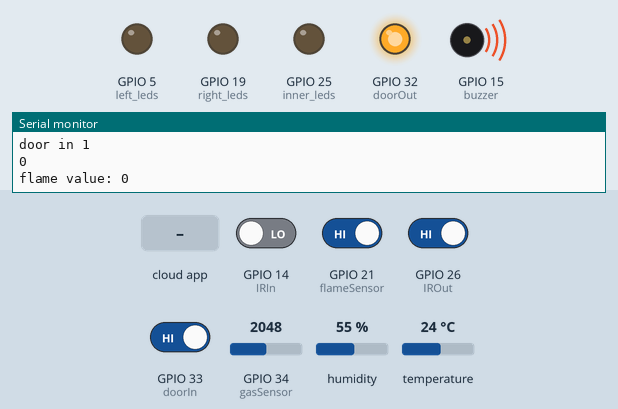
Simulated run of this sketch. Board: ESP32. On the bench: output pins drawn as LEDs (lit = HIGH), buzzer (waves = sounding, pin HIGH), the last lines printed to the serial monitor. Inputs (shaded band) come from the test bench; at power-on: GPIO 21 (flameSensor), GPIO 26 (IROut), GPIO 33 (doorIn) HIGH, GPIO 14 (IRIn) LOW, GPIO 34 (gasSensor) = 2048, humidity 55 %, temperature 24 °C. WiFi joins after 1.5 s; servers stay silent unless stated; the Firebase database answers and starts empty.

Above: at 2.7 s.
2.8 s: the phone or cloud app sets light to 1
At 3.6 s:
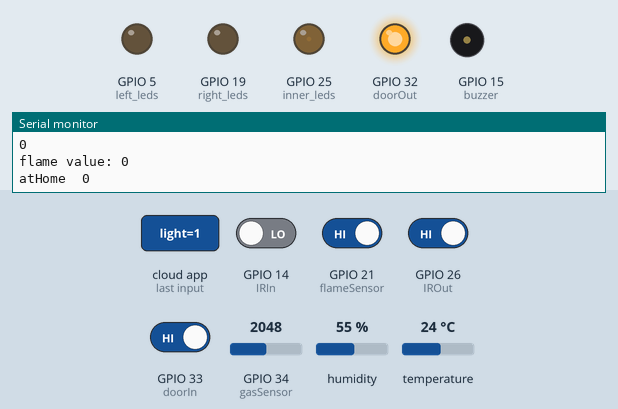
5.1 s: the phone or cloud app sets light to 0
At 6.3 s:
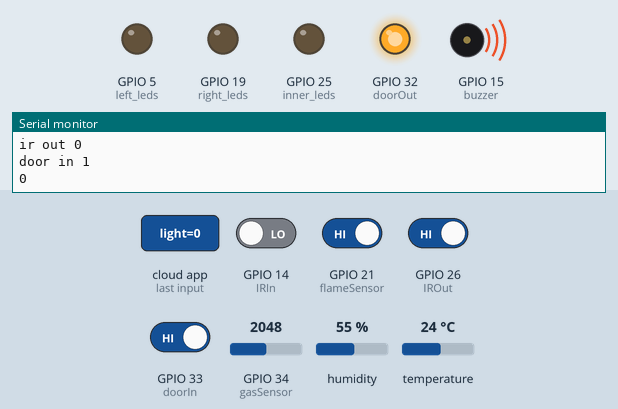
6.6 s: the phone or cloud app sets alarmr to 0
At 7.68 s:
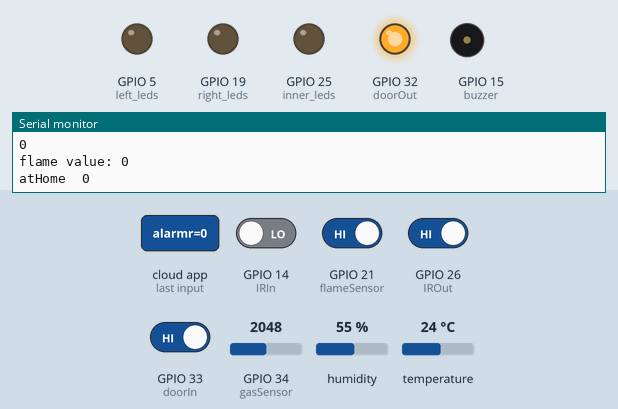
Timing chart, 0 to 9.6 s (numbered marks = the images above; inputs shaded):
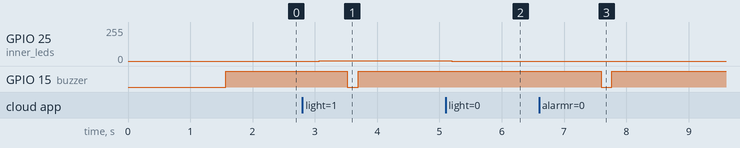

Measured:
- after the input at 2.8 s, GPIO 25 (inner_leds): 0/255 → 1/255 after 0.27 s
- after the input at 5.1 s, GPIO 25 (inner_leds): 1/255 → 0/255 after 0.09 s
- after the input at 6.6 s, GPIO 15 (buzzer): HIGH → LOW after 1.0 s, → HIGH 0.17 s later

The sketch:

signIn.ino
```cpp
#include <Arduino.h>
#include <WiFi.h>
#include <Firebase_ESP_Client.h>
#include "DHT.h"

#define DHTPIN 18     // what pin we're connected to
#define DHTTYPE DHT11   // DHT 11
DHT dht(DHTPIN, DHTTYPE);

#include "addons/TokenHelper.h"
#include "addons/RTDBHelper.h"

#define WIFI_SSID "AAA"
#define WIFI_PASSWORD "deleted_for_privacy"
#define API_KEY "deleted_for_privacy"
#define DATABASE_URL "deleted_for_privacy"
#define USER_EMAIL "sagendywbeso@gmail.com"
#define USER_PASSWORD "12345678180129122"

#define gasSensor 34
#define flameSensor 21
#define IRIn 14 //35
#define IROut 26
#define doorIn 33
#define doorOut 32
#define buzzer 15
#define inner_leds 25
#define right_leds 19
#define left_leds 5

// Define Firebase objects
FirebaseData fbdo;
FirebaseAuth auth;
FirebaseConfig config;
String uid;

unsigned long sendDataPrevMillis = 0;

int people = 0;
bool irO = false;
bool irI = false;
bool alarms = false;
int atHome = 0;

void setup(){
  Serial.begin(9600);

  // initial pins
  //pinMode(gasSensor, INPUT);
  pinMode(flameSensor, INPUT);
  pinMode(IRIn, INPUT);
  pinMode(IROut, INPUT);
  pinMode(inner_leds, OUTPUT);
  pinMode(right_leds, OUTPUT);
  pinMode(left_leds, OUTPUT);
  pinMode(buzzer, OUTPUT);
  pinMode(doorOut, OUTPUT);
  pinMode(doorIn, INPUT);
  digitalWrite(doorOut,HIGH);
  dht.begin();

  // using WIFI and Firebase
  WiFi.begin(WIFI_SSID, WIFI_PASSWORD);
  Serial.print("Connecting to WiFi ..");
  while (WiFi.status() != WL_CONNECTED) {
    Serial.print('.');
    delay(500);
  }
  Serial.println();
  Serial.print("Connected with IP: ");
  Serial.println(WiFi.localIP());
  Serial.println();

  config.api_key = API_KEY;
  config.database_url = DATABASE_URL;
  auth.user.email = USER_EMAIL;
  auth.user.password = USER_PASSWORD;

  Firebase.reconnectWiFi(true);
  fbdo.setResponseSize(4096); //4096
  config.token_status_callback = tokenStatusCallback;
  config.max_token_generation_retry = 5; //5

  Firebase.begin(&config, &auth);

  Serial.println("Getting User UID");
  while ((auth.token.uid) == "") {
    Serial.print('.');
    delay(1000);
  }
  uid = auth.token.uid.c_str();
  Serial.print("User UID: ");
  Serial.print(uid);
  Serial.println();
}

void loop(){


  float h = dht.readHumidity();
  // Read temperature as Celsius
  float t = dht.readTemperature();

  // Check if any reads failed and exit early (to try again).
  if (isnan(h) || isnan(t)) {
    Serial.println("Failed to read from DHT sensor!");
  }
  Serial.print("Humidity: ");
  Serial.print(h);
  Serial.print(" %\t");
  Serial.print("Temperature: ");
  Serial.print(t);
  Serial.print(" *C ");

  if (Firebase.ready()){
    Firebase.RTDB.setIntAsync(&fbdo, "gas", gas());
    Firebase.RTDB.setIntAsync(&fbdo, "temp", t);
    Firebase.RTDB.setIntAsync(&fbdo, "humidity", h);
    Firebase.RTDB.setIntAsync(&fbdo, "people", peoples());
    Firebase.RTDB.setBoolAsync(&fbdo, "fire", fire());
    Firebase.RTDB.setBoolAsync(&fbdo, "alarms", alarms);
    if (atHome)
    {
      Firebase.RTDB.setBoolAsync(&fbdo, "safe", true);
    }
    Firebase.RTDB.setBoolAsync(&fbdo, "test", 0);


    if (Firebase.RTDB.getInt(&fbdo, "athome")) {
      if (fbdo.dataType() == "int") {
        int intValue = fbdo.intData();
        Serial.printf("atHome  %d \n", intValue);
        atHome = intValue;
      }
    }

    if (Firebase.RTDB.getInt(&fbdo, "/livingroom/light")) {
      if (fbdo.dataType() == "int") {
        int intValue = fbdo.intData();
        //Serial.printf("Inner Lamp: %d \n", intValue);
        analogWrite(inner_leds, intValue);
      }
    }
    else {
      //Serial.println(fbdo.errorReason());
    }

    if (Firebase.RTDB.getInt(&fbdo, "/kitchen/light")) {
      if (fbdo.dataType() == "int") {
        int intValue = fbdo.intData();
        //Serial.printf("Right Lamp: %d \n", intValue);
        analogWrite(right_leds, intValue);
      }
    }
    else {
      //Serial.println(fbdo.errorReason());
    }

    if (Firebase.RTDB.getInt(&fbdo, "/bathroom/light")) {
      if (fbdo.dataType() == "int") {
        int intValue = fbdo.intData();
        //Serial.printf("Left Lamp: %d \n", intValue);
        analogWrite(left_leds, intValue);
      }
    }
    else {
      //Serial.println(fbdo.errorReason());
    }
    if (Firebase.RTDB.getInt(&fbdo, "alarmr")) {
      if (fbdo.dataType() == "int") {
        int value = fbdo.intData();
        if(!value)
        {
          buzzer_off();
          Firebase.RTDB.setIntAsync(&fbdo, "alarmr", 1);
        }
      }
    }


  }


}


int peoples()
{
  // People counter
  bool irIn = digitalRead(IRIn);
  bool irOut = !digitalRead(IROut);
  Serial.print("ir in ");
  Serial.println(irIn);
  Serial.print("ir out ");
  Serial.println(irOut);
  Serial.print("door in ");
  bool doorin = digitalRead(doorIn);
  Serial.println(doorin);
  Firebase.RTDB.setBoolAsync(&fbdo, "/livingroom/door", !doorin);

  if (irO && irIn)
  {
    people++;
    irO = false;
    irI = false;
  }
  else if (irIn)
  {
    irI = true;
  }

  if (irI && irOut)
  {
    people--;
    irO = false;
    irI = false;
  }
  else if (irOut)
  {
    irO = true;
  }

  if ((!doorin) && !atHome)
  {
    buzzer_on();
    Firebase.RTDB.setBoolAsync(&fbdo, "safe", false);
  }
  if (people < 0)
  {
    people = 0;
  }
  Serial.println(people);
  return (people);
}
int gas()
{
  int gasValue = analogRead(gasSensor);
  Serial.printf("gas value: %d\n", gasValue);
  if(gasValue>1200)
  {
    buzzer_on();
  }
  return (gasValue);
}

int fire()
{
  bool fireValue = digitalRead(flameSensor);
  Serial.printf("flame value: %d\n", !fireValue);
  if(!fireValue)
  {
    buzzer_on();
  }
  return (fireValue);
}

int irin()
{
  int irValue = digitalRead(IRIn);
  Serial.printf("ir in value: %d\n", irValue);
  return (irValue);
}

int irout()
{
  int irValue = digitalRead(IROut);
  Serial.printf("ir out value: %d\n", irValue);
  return (irValue);
}

void buzzer_on()
{
  digitalWrite(buzzer,HIGH);
  alarms = true;
}
void buzzer_off()
{
  digitalWrite(buzzer,LOW);
  alarms = false;
}
```
